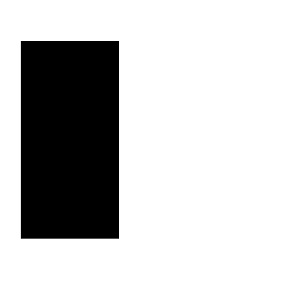
//> input picture TestOpenCV/TestOpenCV/2.jpg, 300 x 300 px
$ ./K-Means   (built with g++ and OpenCV 4)
//> lines starting //> are read from the running program, lines starting //| are printed output that depends on the picture; after the words box and inside, x2 and y2 are one past the last pixel; in counts of white or black regions, pixels touching at a corner belong together
// 图像处理.cpp : 定义控制台应用程序的入口点。
//
#include "cv.h"
#include "highgui.h"
#include <iostream>
#include <cmath>
#include "cxcore.h"

int OutputWidth  = 300;
int OutputHeight = 300;
#define MAX_CLUSTERS 2										//类别数
#define SAMPLE_NUMBER 10000								//样本数
#define PI 3.14159265
int hold = 2;												//LTP阈值
int kernel = 3;												//LTP直方图 n*n算子

void ComputeLTP(IplImage *GrayImage, int i, int j,float s[8], int binp[8],int bino[8],int binn[8]){
	int u ;
	double q = 0;
	int   c[8];
	int p;
	for (int m = 0; m< kernel; m++){
		for (int n = 0; n< kernel; n++){
			u    = cvGetReal2D(GrayImage, j+3*(2*n-kernel+1)/2  , i+3*(2*m-kernel+1)/2  );
			c[0] = cvGetReal2D(GrayImage, j+3*(2*n-kernel+1)/2-1, i+3*(2*m-kernel+1)/2-1);
			c[1] = cvGetReal2D(GrayImage, j+3*(2*n-kernel+1)/2-1, i+3*(2*m-kernel+1)/2  );
			c[2] = cvGetReal2D(GrayImage, j+3*(2*n-kernel+1)/2-1, i+3*(2*m-kernel+1)/2+1);
			c[3] = cvGetReal2D(GrayImage, j+3*(2*n-kernel+1)/2  , i+3*(2*m-kernel+1)/2+1);
			c[4] = cvGetReal2D(GrayImage, j+3*(2*n-kernel+1)/2+1, i+3*(2*m-kernel+1)/2+1);
			c[5] = cvGetReal2D(GrayImage, j+3*(2*n-kernel+1)/2+1, i+3*(2*m-kernel+1)/2  );
			c[6] = cvGetReal2D(GrayImage, j+3*(2*n-kernel+1)/2+1, i+3*(2*m-kernel+1)/2-1);
			c[7] = cvGetReal2D(GrayImage, j+3*(2*n-kernel+1)/2  , i+3*(2*m-kernel+1)/2-1);
			// [6 lines of commented-out code are left out]
			for ( p = 0; p < 8; p++){
				if		( u <= (c[p] - hold ))
					binp[p]++;
				else if ( u >= (c[p] + hold ))
					binn[p]++;
				else
					bino[p]++;
			}
		}
	}
	for ( p = 0; p < 8; p++){
		if ( (binp[p] >= bino[p])&&(binp[p] >= binn[p]))
			s[p] = 1;
		else if ( (bino[p] > binp[p])&&(bino[p] > binn[p]))
			s[p] = 0.5;
		else
			s[p] = 0;
	}
}
int main(int argc, char* argv[])
{
	CvSize size;
	size.width  = OutputWidth;
	size.height = OutputHeight;
	IplImage* img = cvCreateImageHeader( size, IPL_DEPTH_8U, 3);
	IplImage* hsv = cvCreateImage( size, IPL_DEPTH_8U, 3);
	IplImage* GrayImage = cvCreateImage(size, IPL_DEPTH_8U, 1);
	//CvMat * mat = cvCreateMat(img->height, img->width, CV_64FC3);

	CvScalar color_tab[5];
	CvRNG rng = CvRNG(0xffffffff);

	color_tab[0] = CV_RGB( 255, 0  ,   0);
	color_tab[1] = CV_RGB( 0  , 255,   0);
	color_tab[2] = CV_RGB( 255, 0  , 255);
	color_tab[3] = CV_RGB( 255, 255,   0);
	color_tab[4] = CV_RGB( 0  , 255, 255);

	cvNamedWindow("clusters",CV_WINDOW_AUTOSIZE);

	int k, p, cluster_count = MAX_CLUSTERS;
	int i, j,  sample_count = SAMPLE_NUMBER;
	float s[8] = {0};


	CvMat* points   = cvCreateMat( sample_count, 14, CV_32FC2);					//数据样本
	CvMat* points2  = cvCreateMat( sample_count, 1, CV_32FC2);					//储存坐标信息
	CvMat* clusters = cvCreateMat( sample_count, 1, CV_32SC1);					//标签
	CvMat* centers  = cvCreateMat(cluster_count, 14, CV_32FC2);

	while(1){
		//double time = (double)getTickCount();
		/*CaptureFromCG(img);*/
		img = cvLoadImage("2.jpg");
//> img is the input picture: 300 rows x 300 cols, CV_8UC3; min 0, max 255, mean 200.1
		IplImage *t = cvCloneImage(img);
		cvCvtColor(img, hsv      , CV_BGR2HSV );
//> hsv: 300 rows x 300 cols, CV_8UC3; mean H, S, V 0, 0, 200.1
		cvCvtColor(img, GrayImage, CV_BGR2GRAY);
		/*多元高斯分布生成随机样本*/
		k=0;
		while (k < sample_count){
														//特征提取
			i = cvRandInt(&rng)%img->width;
			j = cvRandInt(&rng)%img->height;
			if (( i > 3*(kernel-1)/2) && ( j > 3*(kernel-1)/2) && ( i < OutputWidth-3*(kernel-1)/2-1) && ( j < OutputHeight-1-3*(kernel-1)/2)){
				((CvPoint2D32f*)points2->data.fl)[k].x = i;
				((CvPoint2D32f*)points2->data.fl)[k].y = j;

				CvScalar e[14];
				e[0].val[0]=(float)cvGet2D(hsv, j, i).val[0]/180;			//HSV三通道
				e[1].val[0]=(float)cvGet2D(hsv, j, i).val[1]/256;
				e[2].val[0]=(float)cvGet2D(hsv, j, i).val[2]/256;
				e[3].val[0]=(float)cvGet2D(img, j, i).val[0]/256;			//RGB三通道
				e[4].val[0]=(float)cvGet2D(img, j, i).val[1]/256;
				e[5].val[0]=(float)cvGet2D(img, j, i).val[2]/256;

				// [6 lines of commented-out code are left out]
				int binp[8] = {0}, bino[8] = {0}, binn[8] = {0};
				ComputeLTP(GrayImage, i, j, s, binp, bino,binn);
				for ( p = 0; p < 8; p++){
					e[p+6].val[0] = s[p];
				}
				for ( p = 0; p < 14; p++){
					cvSet2D( points, k, p, e[p].val[0]);
				}
				k++;
			}
		}
//> this loop made 10592 passes
//> (binp, bino, binn) on pass 85: ([1, 0, 0, 0, 0, 1, 1, 1], [8, 7, 8, 7, 8, 8, 8, 8], [0, 2, 1, 2, 1, 0, 0, 0])
//> (bino, binn) on passes 28, 75, 94: ([9, 9, 6, 6, 6, 9, 9, 9], [0, 0, 3, 3, 3, 0, 0, 0]), ([6, 9, 9, 9, 9, 9, 6, 6], [3, 0, 0, 0, 0, 0, 3, 3]), ([6, 9, 9, 9, 9, 9, 6, 6], [3, 0, 0, 0, 0, 0, 3, 3])
//> after the loop, k = 10000
		for (i = 0; i < sample_count / 2; i++)
		{
			CvPoint2D32f* pt1 = (CvPoint2D32f*)points->data.fl +
				cvRandInt(&rng) % sample_count;
			CvPoint2D32f* pt2 = (CvPoint2D32f*)points->data.fl +
				cvRandInt(&rng) % sample_count;
			CvPoint2D32f temp;
			CV_SWAP(*pt1, *pt2, temp);
		}
//> this loop made 5000 passes
//> temp on passes 1 to 3: Point(0.5, 0), Point(0.5, 0), Point(0, 0)

		cvKMeans2(points, cluster_count, clusters,
			cvTermCriteria( CV_TERMCRIT_EPS+CV_TERMCRIT_ITER,
				10, 1.0),10, 0, 0, centers, 0);
//> clusters = 10000 values, max 1 at index 0, min 0 at index 1, mean 0.236

		float posi = 0, nega = 0;
		int nposi = 0, nnega = 0;
		for ( k = 0; k < sample_count; k ++){
			CvPoint2D32f pt = ((CvPoint2D32f*)points2->data.fl)[k];
			int cluster_idx = clusters->data.i[k];
			if (cluster_idx == 0){
				posi = posi + pt.y;
				nposi++;
			}
			else{
				nega = nega + pt.y;
				nnega++;
			}
			cvCircle( img, cvPointFrom32f(pt), 1, color_tab[cluster_idx ], CV_FILLED);
		}
//> this loop made 10000 passes
//> cluster_idx on passes 1 to 12: 1, 0, 0, 1, 0, 0, 0, 1, 0, 0, 1, 1
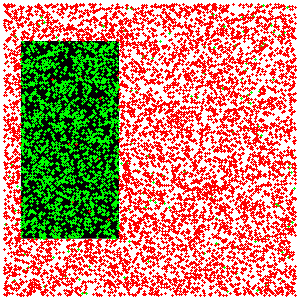
//> img: 300 rows x 300 cols, CV_8UC3; mean B, G, R 116.8, 141.9, 199
//> after the loop, posi = 1165934; nposi = 7640; nega = 328788; nnega = 2360
		printf("%d,%d\n", ((CvPoint2D32f*)centers->data.fl)[0].x, ((CvPoint2D32f*)centers->data.fl)[0].y);
//| 0,1
		printf("%d,%d\n", ((CvPoint2D32f*)centers->data.fl)[1].x, ((CvPoint2D32f*)centers->data.fl)[1].y);
//| 0,1
		for( i = 0; i < cluster_count; i++){												//质心点
			CvPoint2D32f pt3 = ((CvPoint2D32f*)centers->data.fl)[i];
			cvCircle( img, cvPointFrom32f(pt3), 20, color_tab[i], CV_FILLED);
		}
//> this loop made 2 passes
//> pt3 on passes 1 to 2: Point(0.0172, 0), Point(0.018, 0)
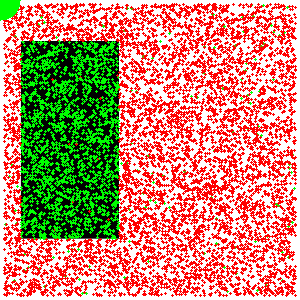
//> img: 300 rows x 300 cols, CV_8UC3; 0.37% of pixels changed, all inside (x1, y1, x2, y2) = (0, 0, 21, 21)
		cvShowImage("clusters", img );
		cvReleaseImage( &t);

/*		FILE* file1=fopen("points.txt","w+");
		for(i=0;i<points->rows;i++){
			for(j=0;j<points->cols;j++){
				fprintf(file1,"%f ",cvGet2D( points, i, j ));
			}
			fprintf(file1,"\n");
		}
		fclose(file1);
		FILE* file2=fopen("clusters.txt","w+");
		if( (posi/nposi)>(nega/nnega) ){
			for (k = 0; k<sample_count; k++){
				fprintf(file2,"%2d",clusters->data.i[k]);
				/*fprintf(file,"\n");*/
/*			}
		}
		else{
			for (k = 0; k<sample_count; k++){
				fprintf(file2,"%2d",1-clusters->data.i[k]);
				/*fprintf(file,"\n");*/
/*			}
		}
		fclose(file2);
		FILE* file3=fopen("locations.txt","w+");
		for(i=0;i<points2->rows;i++){
			for(j=0;j<points2->cols;j++){
				fprintf(file1,"%f ",cvGet2D( points2, i, j ));
			}
			fprintf(file1,"\n");
		}
		fclose(file3);
*/
		int c = cvWaitKey(0);
//> the Esc key is pressed
		if(c=='p'){
			c = 0;
			while(c != 'p' && c !=27){
				c = cvWaitKey(250);
			}
		}
		if(c==27){
			return 0;
//> (the program exits here)

$ run again, with TestOpenCV/TestOpenCV/4.jpg copied over TestOpenCV/TestOpenCV/2.jpg
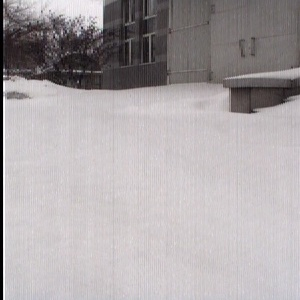
//> input picture TestOpenCV/TestOpenCV/4.jpg, 300 x 300 px
//> img is the input picture: 300 rows x 300 cols, CV_8UC3; mean B, G, R 167, 165.2, 170.8
//> hsv: 300 rows x 300 cols, CV_8UC3; mean H, S, V 127.6, 13.2, 171
//> the loop `while (k < sample_count)` made 10592 passes
//> (s, binp, bino, binn) on passes 1 to 4: ([0, 0, 0, 0, 0, 0.5, 0, 0], [1, 2, 1, 2, 1, 2, 2, 1], [1, 3, 1, 1, 1, 4, 0, 1], [7, 4, 7, 6, 7, 3, 7, 7]), ([1, 0.5, 0, 0, 0, 0.5, 1, 1], [5, 3, 0, 0, 0, 3, 5, 5], [1, 4, 0, 2, 1, 4, 0, 0], [3, 2, 9, 7, 8, 2, 4, 4]), ([1, 1, 1, 1, 1, 1, 0, 1], [5, 3, 5, 4, 4, 4, 4, 4], [0, 3, 1, 3, 2, 3, 0, 3], [4, 3, 3, 2, 3, 2, 5, 2]), ([1, 0.5, 0.5, 0.5, 1, 0.5, 1, 1], [6, 3, 2, 2, 4, 2, 5, 6], [0, 6, 4, 4, 2, 6, 1, 0], [3, 0, 3, 3, 3, 1, 3, 3])
//> after the loop `while (k < sample_count)`: s = [1, 0.5, 1, 1, 1, 0.5, 1, 1]; k = 10000
//> the loop `for (i = 0; i < sample_count / 2; i++)` made 5000 passes
//> temp on passes 1 to 3: Point(1, 0), Point(1, 0), Point(0.809, 0)
//> clusters = 10000 values, max 1 at index 2, min 0 at index 0, mean 0.508
//> the loop `for ( k = 0; k < sample_count; k ++)` made 10000 passes
//> cluster_idx on passes 1 to 8: 0, 0, 1, 1, 0, 1, 1, 0
//> after the loop `for ( k = 0; k < sample_count; k ++)`:
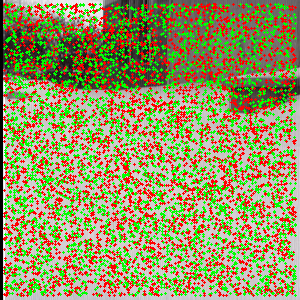
//> img: 300 rows x 300 cols, CV_8UC3; mean B, G, R 95.9, 149, 151.1
//> after the loop `for ( k = 0; k < sample_count; k ++)`: posi = 736631; nposi = 4919; nega = 758091; nnega = 5081
//| 0,1
//| 0,1
//> the loop `for( i = 0; i < cluster_count; i++)` made 2 passes
//> pt3 on passes 1 to 2: Point(0.706, 0), Point(0.0644, 0)
//> after the loop `for( i = 0; i < cluster_count; i++)`:
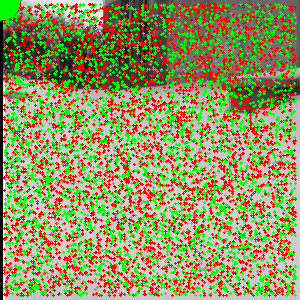
//> img: 300 rows x 300 cols, CV_8UC3; 0.34% of pixels changed, all inside (x1, y1, x2, y2) = (0, 0, 22, 21)
